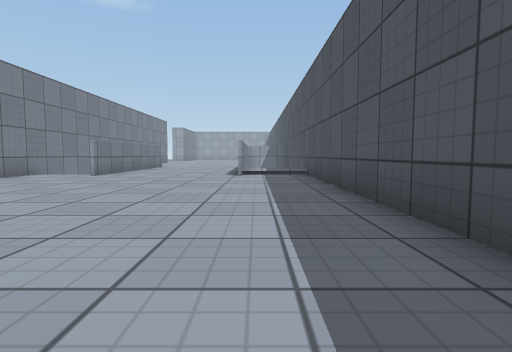
view 1 (above)

16 first-person views from a walk through a scene from a Unity 3-D project. The camera is 0.59 m above the floor, tilts 4° down and sees 80° across. The floor is counted in squares, 1 m on a side. Each view is taken from the middle of a square. On the plan, view 1 faces up. The plan holds only what a view shows up to about 9 squares ahead; the rest is blank. The place goes on beyond the plan. The player character is not drawn. Surface patterns are stand-ins for the level's own textures.

view 2
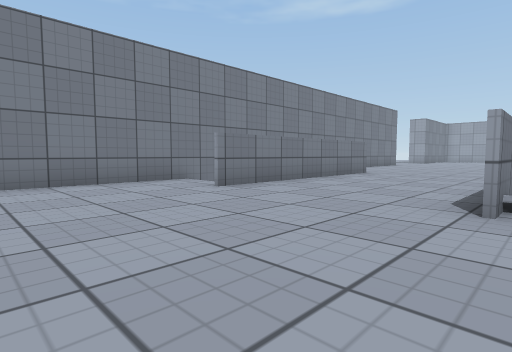

view 3
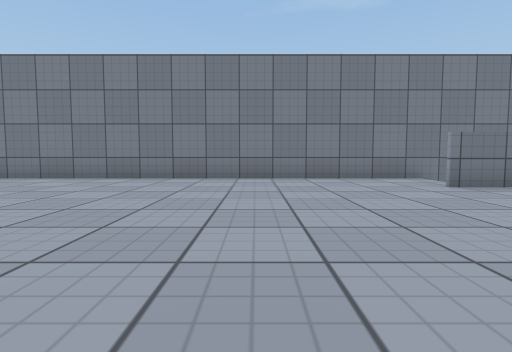

view 4
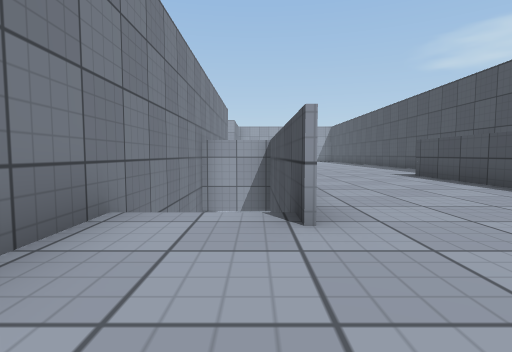

view 5
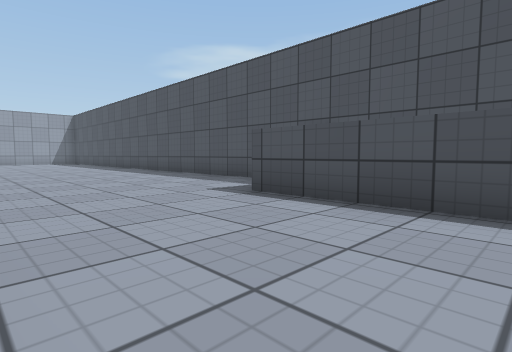

view 6
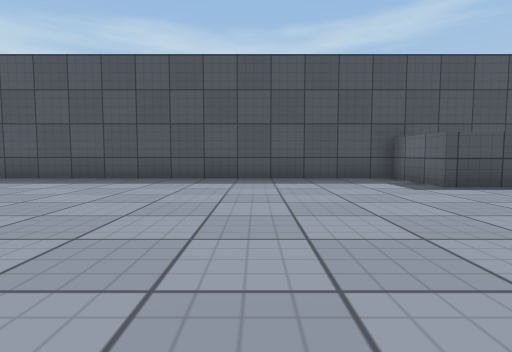

view 7
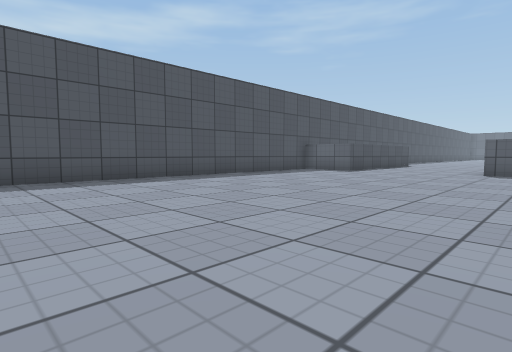

view 8
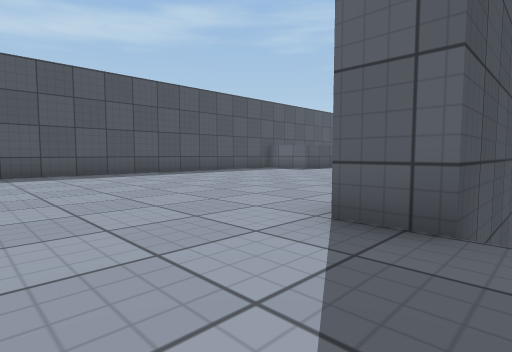

view 9
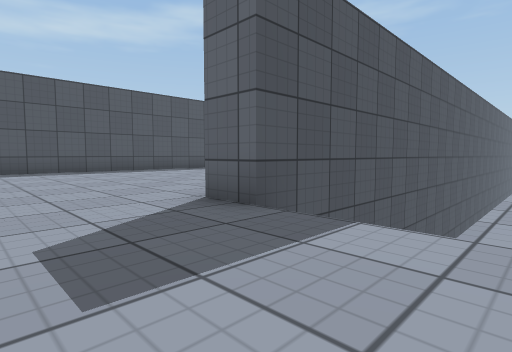

view 10
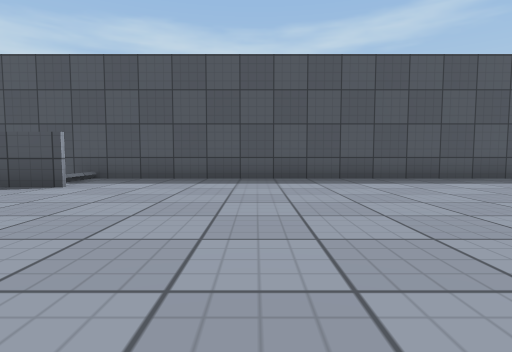

view 11
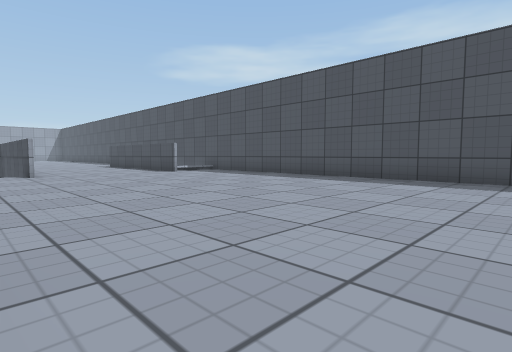

view 12
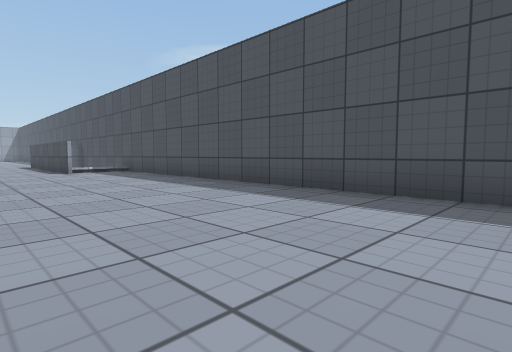

view 13
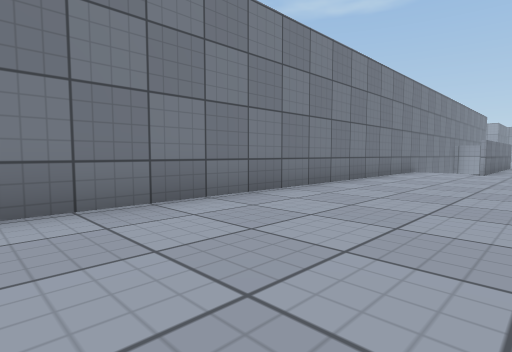

view 14
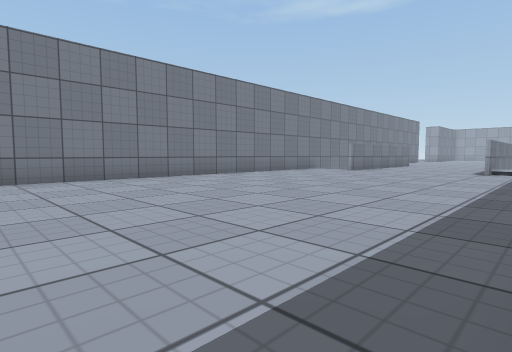

view 15
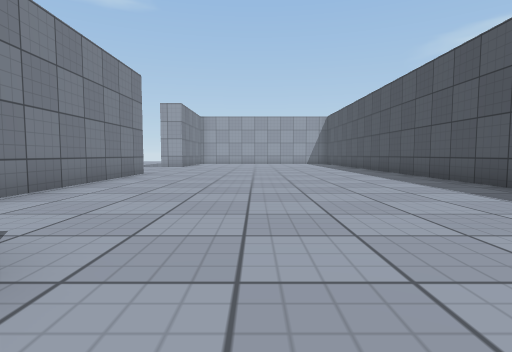

view 16
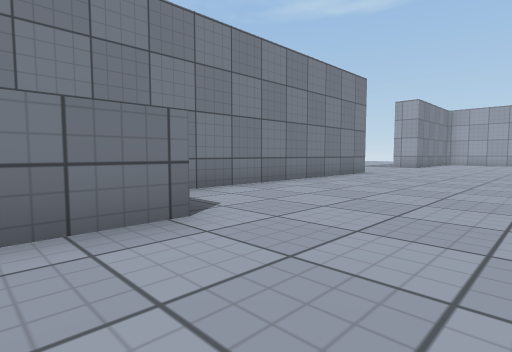

### Floor plan
Points are (right, up) in squares from view 1. A wall is a line through its corners. A room is listed if a view was taken in it or the views show most of it. See-through windows are left out.
Room 1 (views 1, 2, 3, 4, 5, 6, 10, 11, 12, 13, 14, 15, 16)
walls: (-0.5, 11.2) (-0.5, 14.6); (-0.4, 9.8) (-0.4, 8.5); (-0.5, 8.4) (-0.5, 9.6); (-4.6, 8.5) (-4.6, 14.1); (-4.5, 14.5) (-6.5, 14.5) (-6.5, -1.8); (-5.1, 14.6) (-4.5, 14.6) (-4.5, 8.5); (1.5, 14.8) (1.5, 24.4); (-6.5, 22.1) (-6.5, 15.9); (1.5, -1.6) (1.5, 9.8)
ways out: opening at (-5.3, 24) to room 2
Room 2 (views 7, 8, 9)
walls: (-7.5, 22.5) (-6.5, 22.5)
ways out: opening at (-5.3, 24) to room 1

Where each view was taken, in squares from view 1:
view 1: 0 up, 0 right, facing up
view 2: 5 up, 0 right, facing up-left
view 3: 5 up, 1 right, facing left
view 4: 6 up, 5 left, facing up
view 5: 11 up, 4 left, facing up-right
view 6: 18 up, 6 left, facing right
view 7: 25 up, 6 left, facing down-right
view 8: 25 up, 8 left, facing down-right
view 9: 25 up, 10 left, facing down-right
view 10: 5 up, 6 left, facing right
view 11: 1 down, 6 left, facing up-right
view 12: 2 down, 3 left, facing up-right
view 13: 2 down, 3 left, facing up-left
view 14: 2 down, 1 right, facing up-left
view 15: 13 up, 3 left, facing up
view 16: 13 up, 2 left, facing up-left
